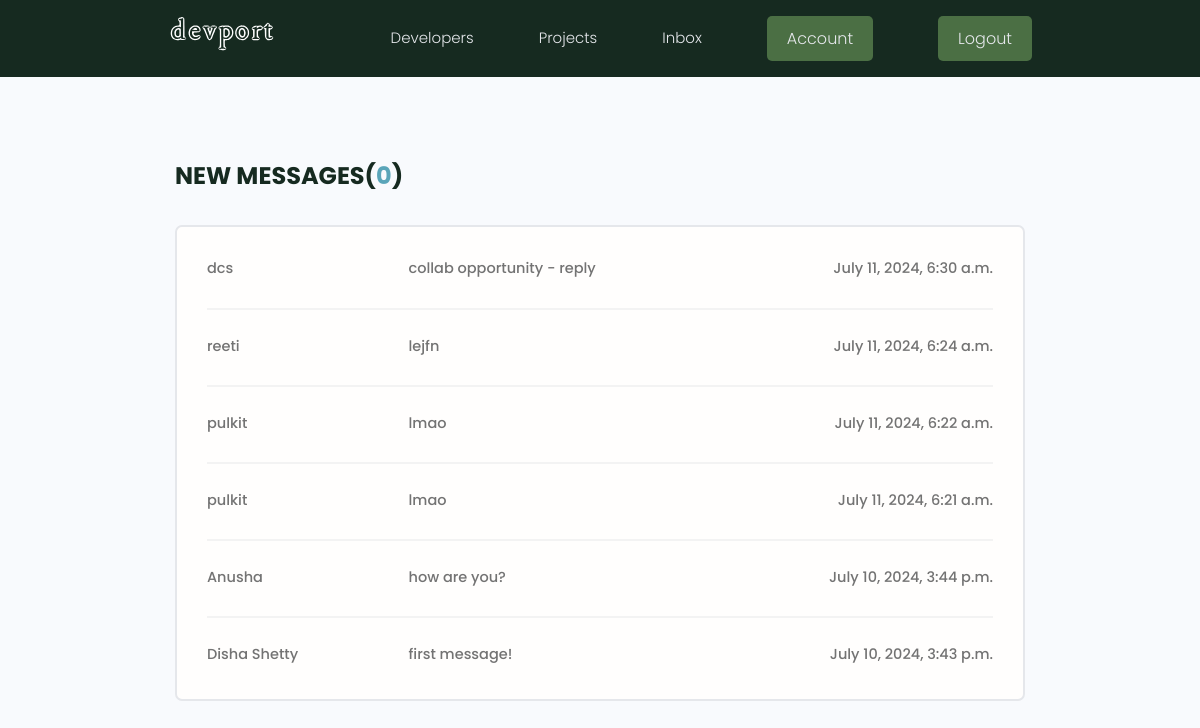
/inbox/ (signed in), run on the app's committed database.
### users/models.py (models this page shows, shortened)
class Message(models.Model):
    sender = models.ForeignKey(Profile, on_delete=models.SET_NULL, null=True)
    recipient = models.ForeignKey(Profile, on_delete=models.SET_NULL, null=True,blank=True, related_name="messages")
    name = models.CharField(max_length=200, null=True, blank=True)
    email = models.EmailField(max_length=200, null=True, blank=True)
    subject = models.CharField(max_length=200, null=True, blank=True)
    body = models.TextField()
    is_read = models.BooleanField(default=False, null=True)
    created = models.DateTimeField(auto_now_add=True)
    id = models.UUIDField(default = uuid.uuid4, unique = True, primary_key = True, editable = False)
    class Meta:
        ordering = ['is_read','-created']

### users/views.py (the view)
# urls.py: path('inbox/', views.inbox, name="inbox"),
@login_required(login_url='login')
def inbox(request):
    profile = request.user.profile
    messageRequests = profile.messages.all()
    unreadCount = messageRequests.filter(is_read=False).count()
    context = {'messageRequests':messageRequests, 'unreadCount':unreadCount}
    return render(request, "users/inbox.html", context)

### users/templates/users/inbox.html
{% extends "main.html" %}
{% block content %}
  <main class="inbox my-xl">
    <div class="content-box">
      <h3 class="inbox__title">New Messages(<span>{{unreadCount}}</span>)</h3>
      <ul class="messages">
        {% for message in messageRequests %}
        {% if message.is_read == False %}
        <li class="message message--unread">
        {% else %}
        <li class="message">
        {% endif %}
          <a href="{% url 'message' message.id %}">
            <span class="message__author">{{message.name}}</span>
            <span class="message__subject">{{message.subject}}</span>
            <span class="message__date">{{message.created}}</span>
          </a>
        </li>
        {% endfor %}
      </ul>
    </div>
  </main>
  {% endblock %}

### static/styles/app.css (style rules this page uses)
:root { --color-sub: #162a20; --color-sub-light :#4B6F44; }
.content-box { width: 95%; max-width: 85rem; margin: 0 auto; }
.inbox { height: 90vh; }
.inbox__title, .inbox__title span { font-size: 2.4rem; font-weight: 700; color: var(--color-sub); text-transform: uppercase; text-align: left; margin-bottom: 3rem; }
.inbox__title span { color: var(--color-main); }
.messages { list-style: none; background: var(--color-white); padding: 0.5rem 3rem; border: 2px solid var(--color-light); border-radius: 0.7rem; }
.message { padding: 2.5rem 0; }
.message > a span { font-size: 1.45rem; font-weight: 500; }
.message:not(:last-child) { border-bottom: 2px solid var(--color-white-light); }
.message > a { display: flex; gap: 1rem; }
.message__author, .message__date { flex-basis: 25%; }
.message__subject { flex-basis: 50%; }
.message__date { text-align: right; }

### static/uikit/styles/modules/_variables.css (style rules this page uses)
:root { --color-main: #5aa5b9; --color-main-light: #e6faff; --color-sub: #3f4156; --color-sub-light: #51546e; --color-sub-lighter: #ededfd; --color-text: #737373; --color-gray: #8b8b8b; --color-light: #e5e7eb; --color-light-gray: #767676; --color-bg: #f8fafd; --color-white: #fffefd; --color-white-light: #f3f3f3; --color-success: #359e64; --color-success-bg: #def8e8; --color-error: #fc4b0b; --color-error-bg: #fff2ee; --font-base: 'Poppins', arial, helvetica, 'Segoe UI', roboto, ubuntu, sans-serif; --font-monospace: 'Fira Code', 'Courier New', courier, monospace; --font-regular: 300; --font-medium: 500; --font-bold: 700; --generic-shadow: 1px 1px 5px #00000010; --generic-transition: all 0.3s ease-in-out; }

### static/uikit/styles/modules/_base.css (style rules this page uses)
* { margin: 0; padding: 0; box-sizing: border-box; text-rendering: optimizeLegibility; color: inherit; font-size: inherit; }
html { font-size: 50%; }
@media only screen and (min-width: 480px) { html { font-size: 56.25%; } }
@media only screen and (min-width: 1200px) { html { font-size: 62.5%; } }
body { line-height: 1.6; font-weight: 400; font-size: 1.5rem; color: var(--color-text); background-color: var(--color-bg); min-height: 100vh; }

### static/uikit/styles/modules/_typography.css (style rules this page uses)
* { font-family: var(--font-base); }
h3 { font-size: 3.2rem; font-weight: var(--font-medium); }
p, span, strong { font-size: 1.6rem; color: var(--color-text); font-weight: var(--font-regular); }
a { padding-bottom: 2px; text-decoration: none; display: inline-block; color: var(--color-main); font-weight: var(--font-medium); }

### static/uikit/styles/modules/_utilities.css (style rules this page uses)
.my-xl { margin: 8rem auto; }

### data on the page
Message: name "dcs", subject "collab opportunity - reply", created "July 11, 2024, 6:30 a.m."
Message: name "reeti", subject "lejfn", created "July 11, 2024, 6:24 a.m."
Message: name "pulkit", subject "lmao", created "July 11, 2024, 6:22 a.m."
Message: name "pulkit", subject "lmao", created "July 11, 2024, 6:21 a.m."
Message: name "Anusha", subject "how are you?", created "July 10, 2024, 3:44 p.m."
Message: name "Disha Shetty", subject "first message!", created "July 10, 2024, 3:43 p.m."

### other printed values
{{ unreadCount }} "0"
